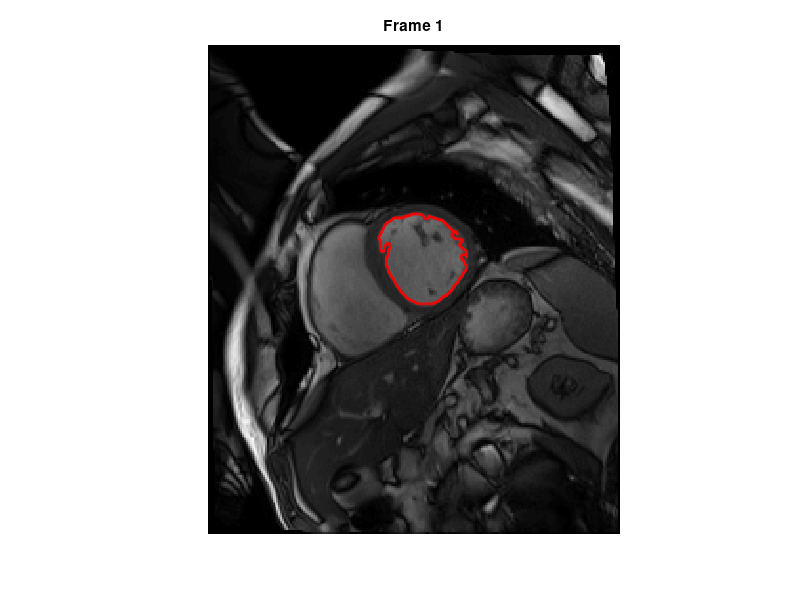
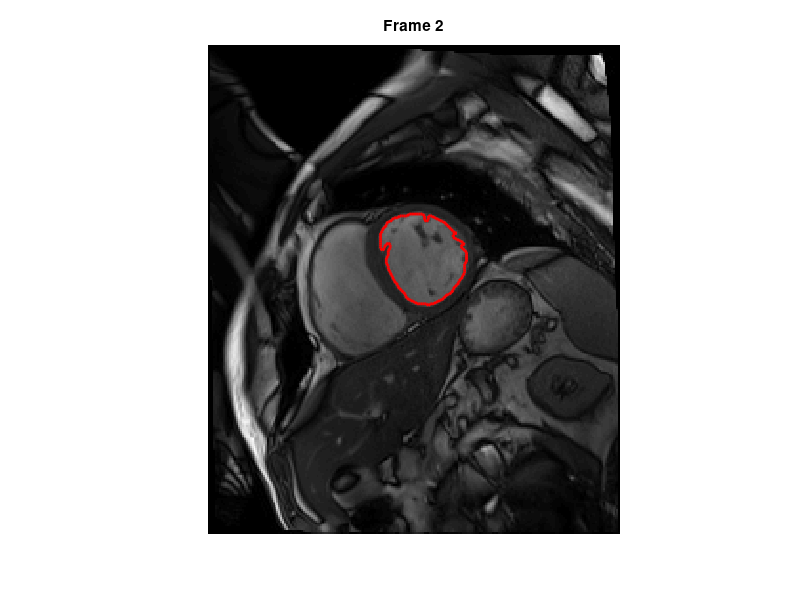
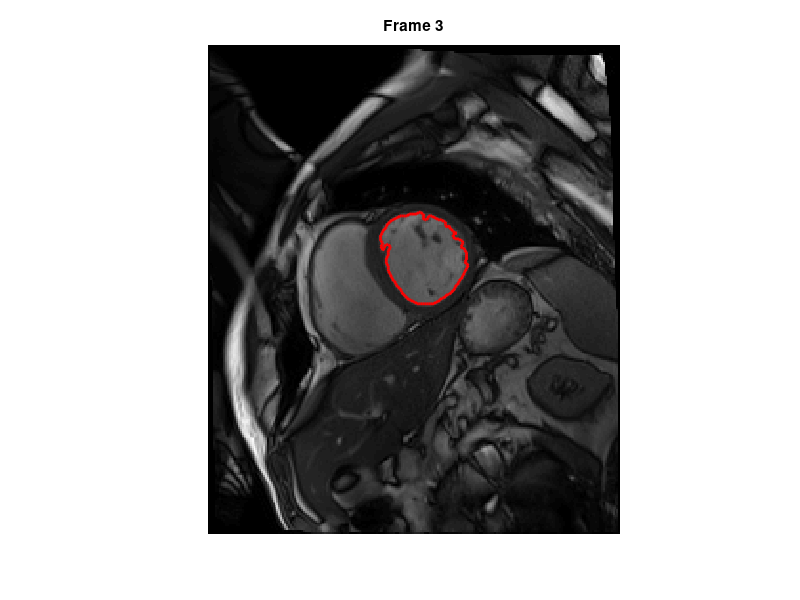
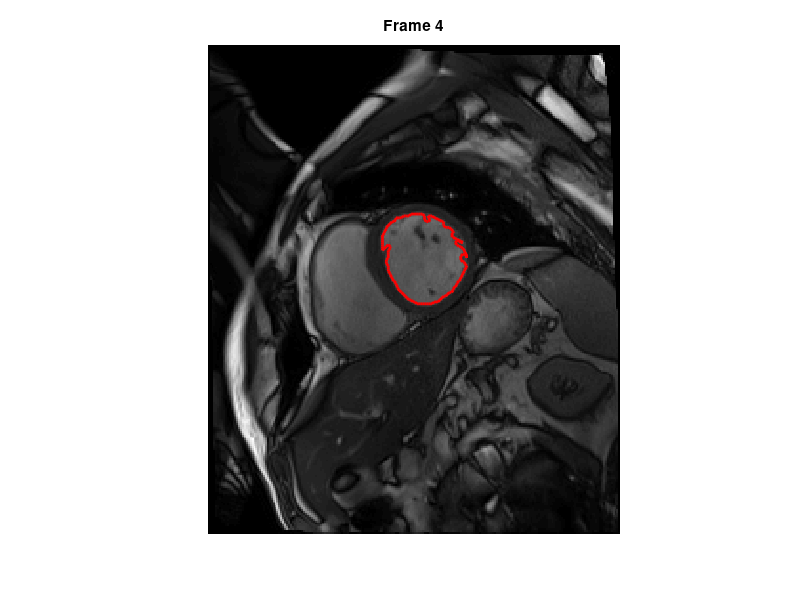

These charts were generated, in order, by the following MATLAB code:
load loopMRI.mat
lv_contour_coordinates = cell(1, size(slice6, 4));
lv_areas = zeros(1, size(slice6, 4));
eccentricities = zeros(1, size(slice6, 4));
for i = 1:size(slice6, 4)
    % Extract the current frame
    current_frame = slice6(:, :, 1, i);
    adjusted_frame = imadjust(current_frame);
    binary_frame = adjusted_frame > 0.37 * (2^16 - 1);
    boundaries = bwboundaries(binary_frame);
    circularities = zeros(length(boundaries), 1);
    min_length_threshold = 110;
    for k = 1:length(boundaries)
        boundary = boundaries{k};
        
        % Check if the boundary length is above the threshold
        if length(boundary) > min_length_threshold
            % Compute circularity
            area = polyarea(boundary(:, 2), boundary(:, 1));
            perimeter = length(boundary);
            circularities(k) = (4 * pi * area) / (perimeter^2);
        else
            % Assign a lower circularity value for short boundaries (e.g., 0)
            circularities(k) = 0;
        end
        [~, max_circularity_index] = max(circularities);
    end
    lv_contour_coordinates{i} = boundaries{max_circularity_index};
    lv_areas(i) = polyarea(boundaries{max_circularity_index}(:, 2) / xres, boundaries{max_circularity_index}(:, 1) / yres);
    stats = regionprops(binary_frame, 'Eccentricity');
    eccentricities(i) = stats(max_circularity_index).Eccentricity;
    
    figure;
    imshow(current_frame, []);
    hold on;
    plot(boundaries{max_circularity_index}(:, 2), boundaries{max_circularity_index}(:, 1), 'r', 'LineWidth', 2);
    title(['Frame ' num2str(i)]);
    hold off;
    %pause(0.5);
end
figure;
subplot(1,2,1)
plot(lv_areas)
title("LV Areas (mm^2)")
xlabel("Frame")
ylabel("mm^2")
subplot(1,2,2)
plot(eccentricities)
title("LV Eccentricity")
xlabel("Frame")
ylabel("Eccentricity")
save('10691904_lv_coordinates.mat', 'lv_contour_coordinates');
